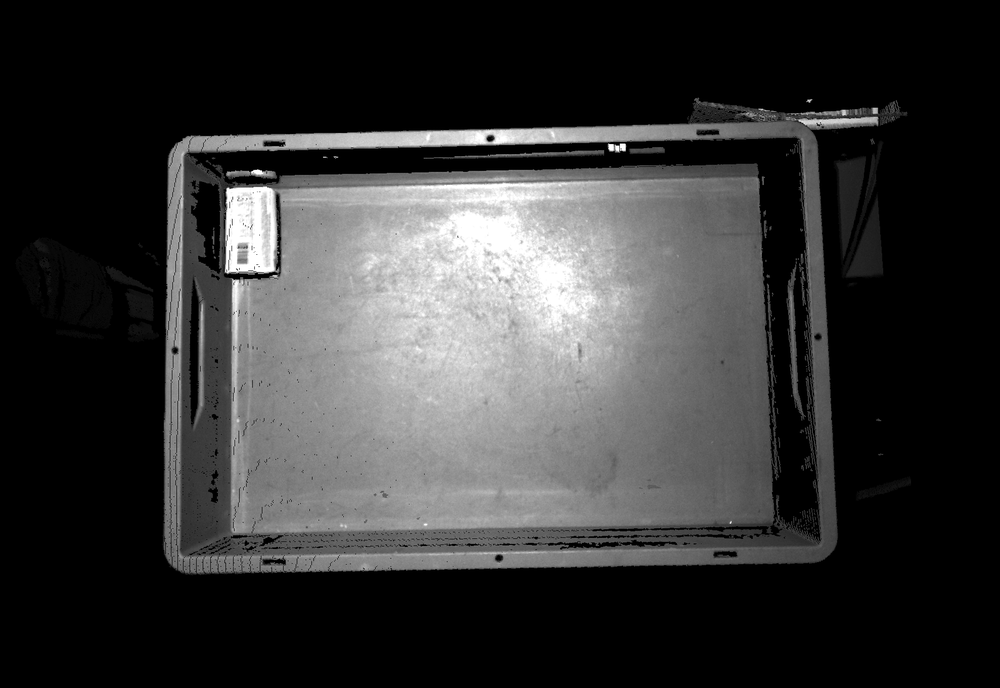
#> input picture box_mydlo/pictures/prepravka1.png, 1000 x 688 px, shrunk from 1978 x 1361 before the run
$ python code.py
#> lines starting #> are read from the running program, lines starting #| are printed output that depends on the picture; after the words box and inside, x2 and y2 are one past the last pixel; in counts of white or black regions, pixels touching at a corner belong together
import cv2
import numpy as np
import imutils

image = cv2.imread('pictures/prepravka1.png', cv2.IMREAD_UNCHANGED)
#> image is the input picture: shape (688, 1000, 3); min 0, max 255, mean 53
cv2.imshow("image", image)
cv2.waitKey(0)

blurred = cv2.GaussianBlur(image, (5, 5), 0)
gray = cv2.cvtColor(blurred, cv2.COLOR_BGR2GRAY)
thresh = cv2.threshold(gray, 60, 255, cv2.THRESH_BINARY)[1]
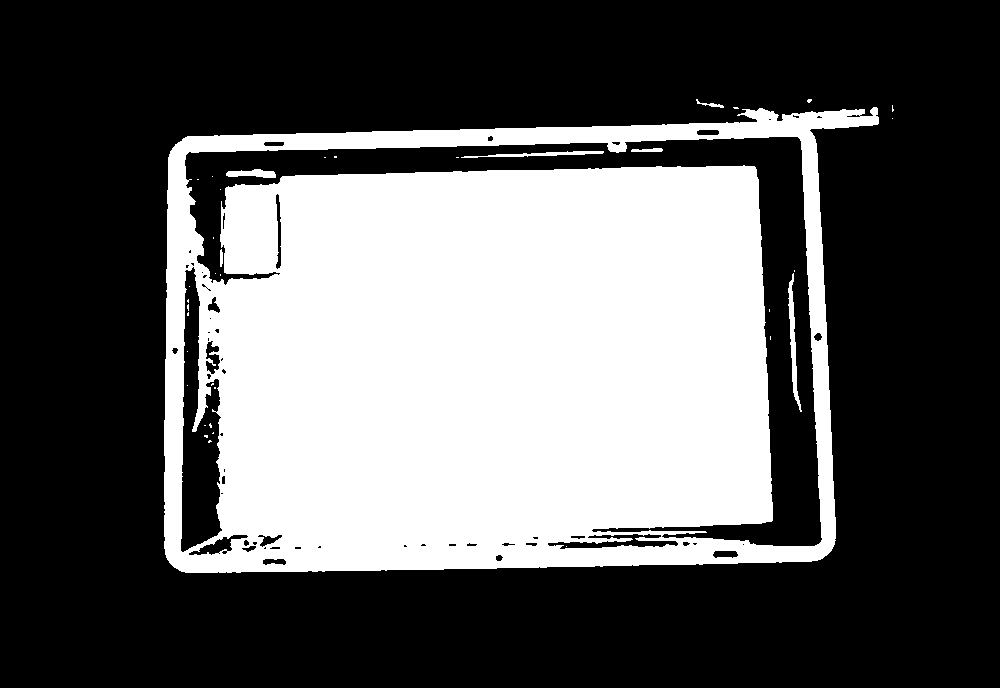
#> thresh: shape (688, 1000); 35.7% white; 37 white regions (30 under 20 px)
cv2.imshow("image", thresh)
cv2.waitKey(0)

cnts = cv2.findContours(thresh.copy(), cv2.RETR_EXTERNAL, cv2.CHAIN_APPROX_SIMPLE)
#> cnts = 6 contours, 4 with area under 20; largest, box (x1, y1, x2, y2) and area: (164, 107, 879, 573) 290654, (696, 99, 724, 108) 42
cnts = imutils.grab_contours(cnts)

$ run again, with box_mydlo/pictures/prepravka11.png copied over box_mydlo/pictures/prepravka1.png
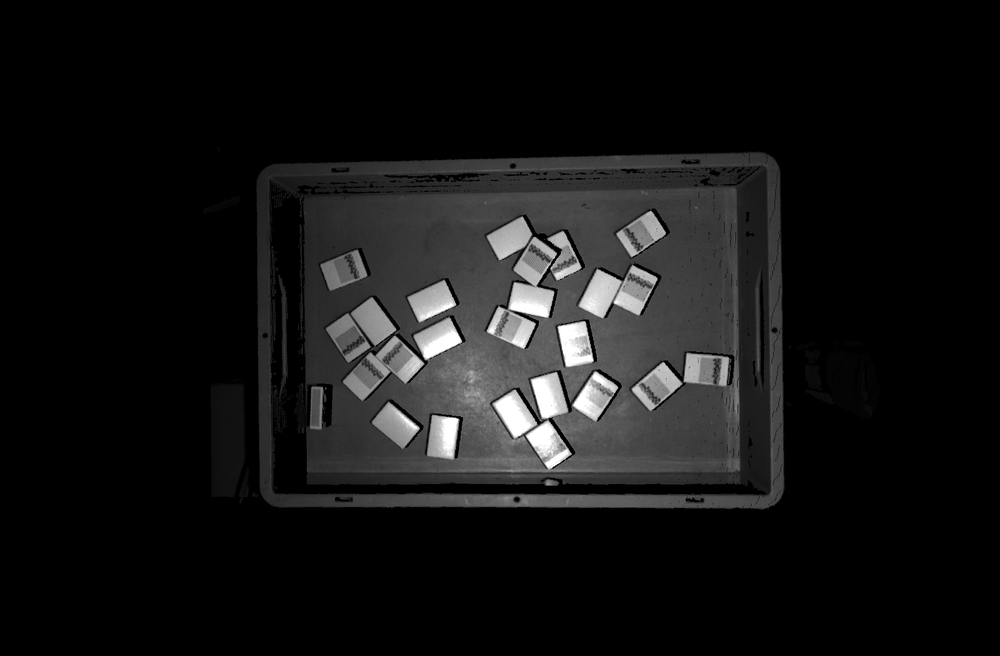
#> input picture box_mydlo/pictures/prepravka11.png, 1000 x 656 px, shrunk from 2298 x 1507 before the run
#> image is the input picture: shape (656, 1000, 3); min 0, max 255, mean 20.3
#> `thresh = cv2.threshold(gray, 60, 255, cv2.THRESH_BINARY)[1]`:
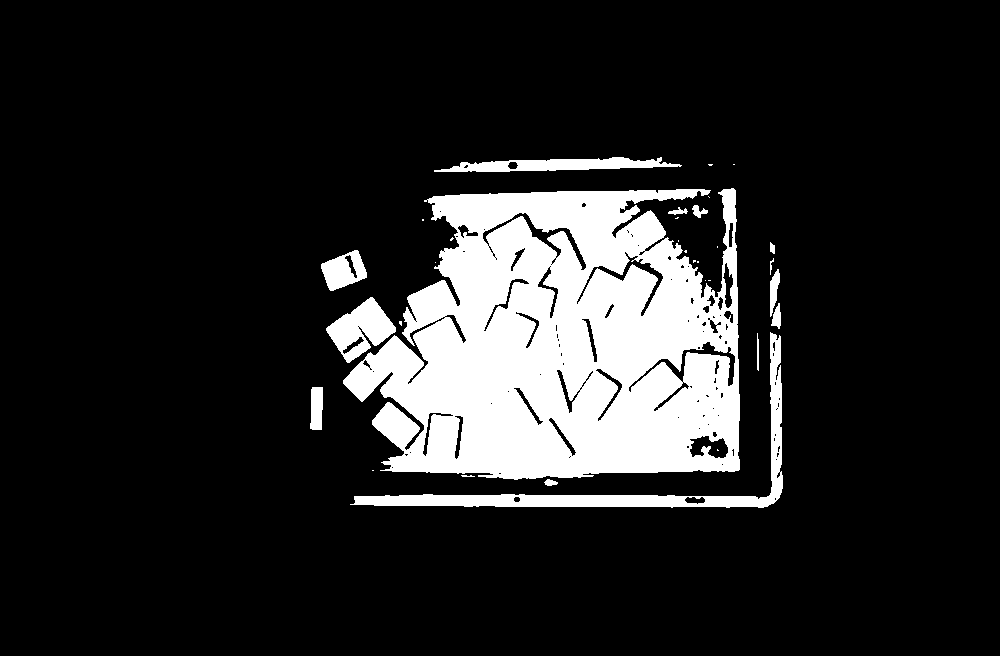
#> thresh: shape (656, 1000); 14.7% white; 32 white regions (17 under 20 px)
#> cnts = 31 contours, 18 with area under 20; largest, box (x1, y1, x2, y2) and area: (343, 188, 740, 480) 87415, (350, 332, 783, 508) 5914, (326, 297, 396, 363) 2314, (434, 157, 682, 172) 1944, (321, 250, 367, 291) 1152
